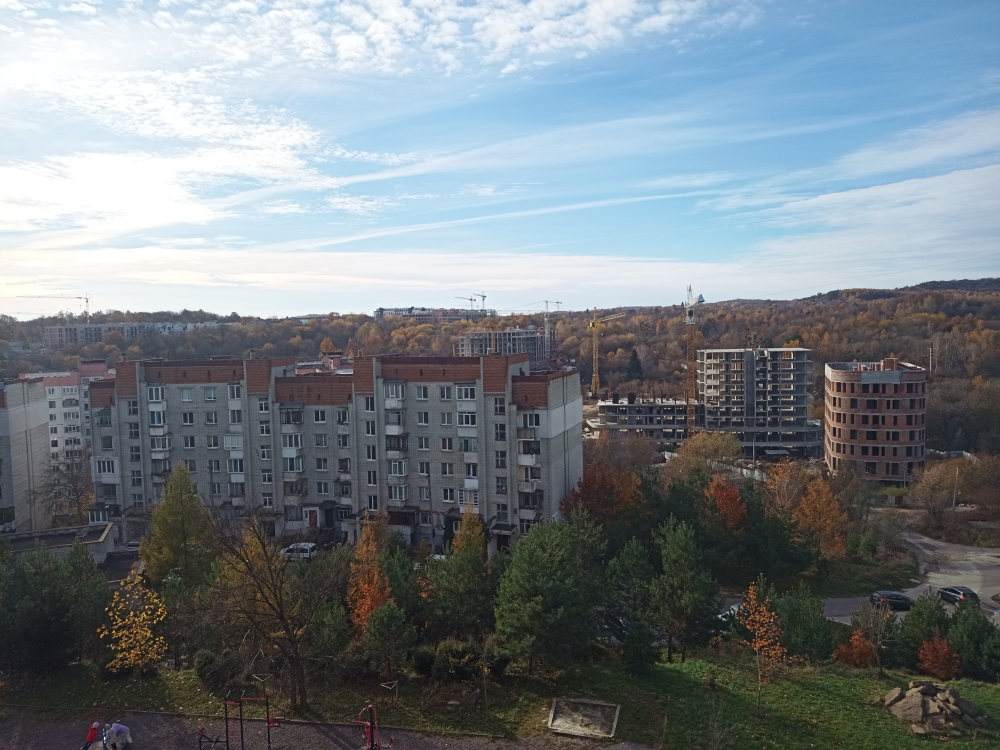
#> input picture CameraCalibration/TestImag1.jpg, 4000 x 3000 px (shown at 1/4 size)
$ python -i ObjectDetectorAlignByKeyPoints.py   (imports and definitions only)
#> lines starting #> are read from the running program, lines starting #| are printed output that depends on the picture; after the words box and inside, x2 and y2 are one past the last pixel; in counts of white or black regions, pixels touching at a corner belong together
import cv2
import numpy as np
import time
import threading
from queue import Queue

# [2 lines not run here, left out]
bitThresh = 40  # Initial threshold value
bitBrightSelector = 0.75 # Initial bright selector value

def dist(a, b):
    return ((a[0] - b[0])**2 + (a[1] - b[1])**2)**0.5

# [43 lines left out: functions resize_and_display, get_frame_at_time, not called in this run]

def find_keypoints(image, num_points=5):
    """Find the positions of the num_points lightest and darkest objects."""
    gray = image #cv2.cvtColor(image, cv2.COLOR_BGR2GRAY)

    (minVal, maxVal, minLoc, maxLoc) = cv2.minMaxLoc(gray)

    # Find lightest points (bright objects)
    bitLightThresh = int(bitBrightSelector*(maxVal-minVal)+minVal)
    _, light_thresh = cv2.threshold(gray, bitLightThresh, 255, cv2.THRESH_BINARY)
    light_contours, _ = cv2.findContours(light_thresh, cv2.RETR_EXTERNAL, cv2.CHAIN_APPROX_SIMPLE)


    # Find darkest points (dark objects)
    bitDarkThresh = int((1-bitBrightSelector)*(maxVal-minVal)+minVal)
    _, dark_thresh = cv2.threshold(gray, bitDarkThresh, 255, cv2.THRESH_BINARY_INV)
    dark_contours, _ = cv2.findContours(dark_thresh, cv2.RETR_EXTERNAL, cv2.CHAIN_APPROX_SIMPLE)

    def get_centroids(contours, max_points):
        # Finding the centroids of the contours
        centroids = []
        for cnt in sorted(contours, key=cv2.contourArea, reverse=True)[:max_points]:  # Take largest contours
            M = cv2.moments(cnt)
            if M["m00"] != 0:
                cX = int(M["m10"] / M["m00"])
                cY = int(M["m01"] / M["m00"])
                centroids.append((cX, cY))
        return centroids

    light_points = get_centroids(light_contours, num_points)
    dark_points = get_centroids(dark_contours, num_points)

    return dark_points + light_points  # Combine light and dark points

# [156 lines left out: functions align_images, process_frames, display_frames, detect_changes, not called in this run]

bitBrightSelector = 0.75
# [1 line not run here, left out]

>>> import cv2
>>> picture = cv2.imread('CameraCalibration/TestImag1.jpg', cv2.IMREAD_GRAYSCALE)
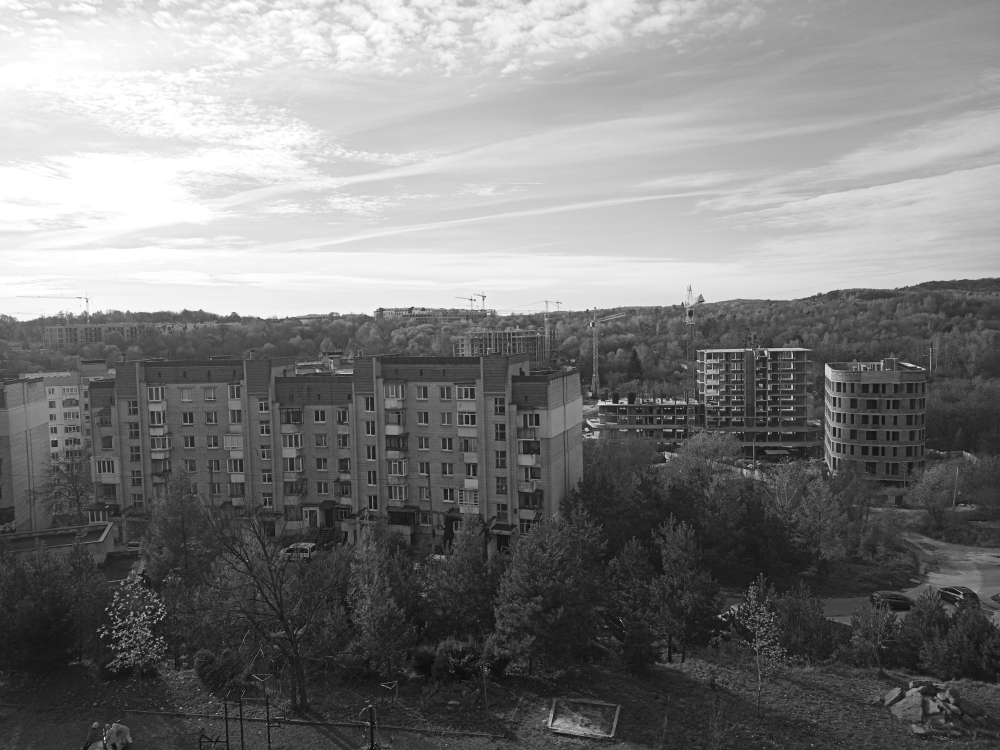
#> picture: shape (3000, 4000) (shown at 1/4 size); min 0, max 255, mean 124.3
>>> result = find_keypoints(picture)
#> in find_keypoints, `(minVal, maxVal, minLoc, maxLoc) = cv2.minMaxLoc(gray)`: minVal = 0; maxVal = 255; minLoc = (354, 2972); maxLoc = (0, 0)
#> in find_keypoints, `bitLightThresh = int(bitBrightSelector*(maxVal-minVal)+minVal)`: bitLightThresh = 191
#> in find_keypoints, `_, light_thresh = cv2.threshold(gray, bitLightThresh, 255, cv2.THRESH_..`:
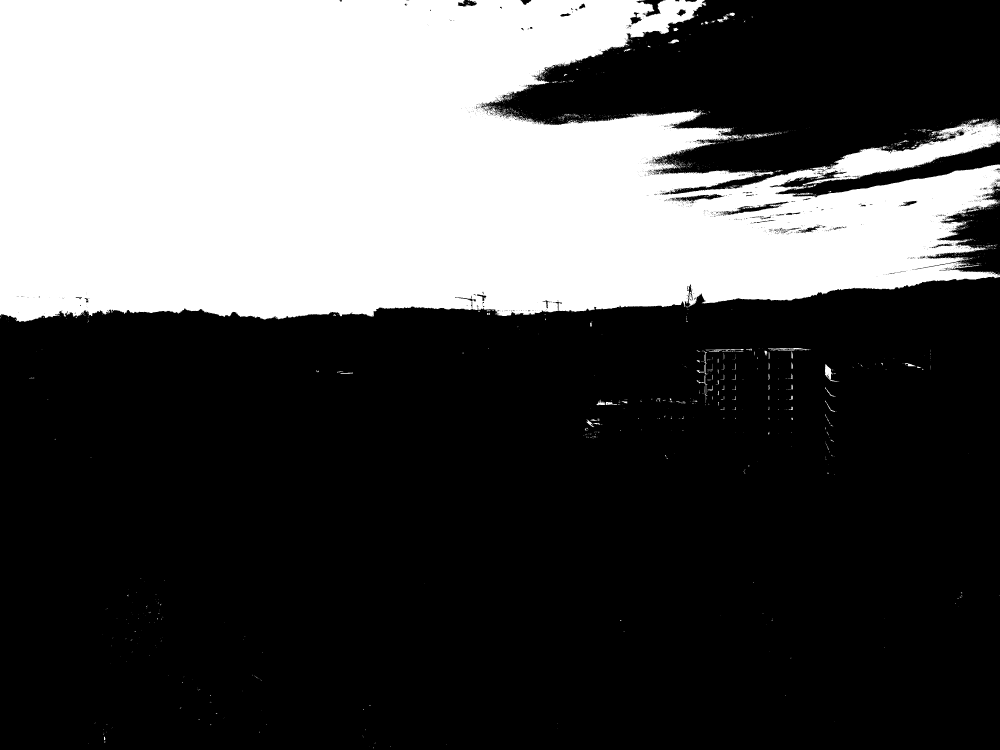
#> light_thresh: shape (3000, 4000) (shown at 1/4 size); 31.8% white; 2665 white regions (2496 under 20 px)
#> in find_keypoints, `light_contours, _ = cv2.findContours(light_thresh, cv2.RETR_EXTERNAL, ..`: light_contours = 2548 contours, 2451 with area under 20; largest, box (x1, y1, x2, y2) and area: (0, 0, 4000, 1288) 3801325, (3300, 1457, 3351, 1527) 1046, (3072, 1392, 3211, 1403) 628, (3014, 534, 3070, 553) 344, (2869, 65, 2910, 89) 321
#> in find_keypoints, `bitDarkThresh = int((1-bitBrightSelector)*(maxVal-minVal)+minVal)`: bitDarkThresh = 63
#> in find_keypoints, `_, dark_thresh = cv2.threshold(gray, bitDarkThresh, 255, cv2.THRESH_BI..`:
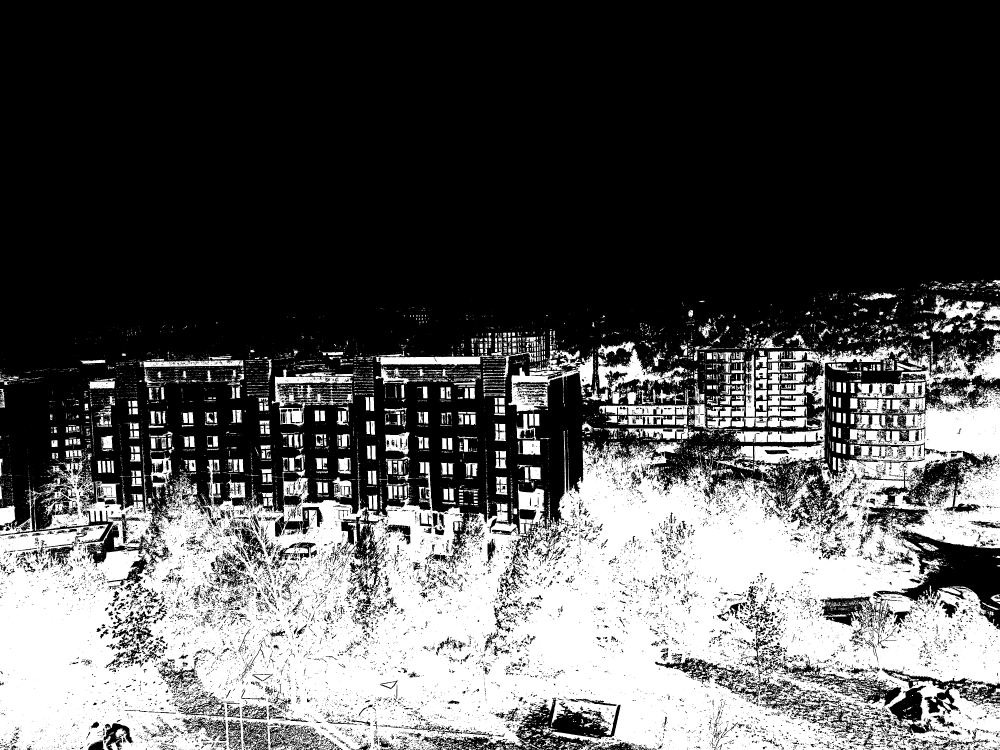
#> dark_thresh: shape (3000, 4000) (shown at 1/4 size); 33.8% white; 14729 white regions (12806 under 20 px)
#> in find_keypoints, `dark_contours, _ = cv2.findContours(dark_thresh, cv2.RETR_EXTERNAL, cv..`: dark_contours = 11276 contours, 10114 with area under 20; largest, box (x1, y1, x2, y2) and area: (0, 1529, 4000, 3000) 4037862, (2034, 1400, 2373, 1651) 32633, (3592, 1332, 4000, 1570) 24896, (1087, 1478, 1411, 1710) 22310, (3124, 1376, 3624, 1636) 21366
#> the loop in get_centroids, `for cnt in sorted(contours, key=cv2.contourArea, reverse=True)[:max_po..` made 5 passes
#> (cX, cY) on passes 1 to 5: (1607, 679), (3313, 1490), (3146, 1396), (3039, 541), (2890, 76)
#> after the loop in get_centroids, `for cnt in sorted(contours, key=cv2.contourArea, reverse=True)[:max_po..`: centroids = [(1607, 679), (3313, 1490), (3146, 1396), (3039, 541), (2890, 76)]
#> in find_keypoints, `light_points = get_centroids(light_contours, num_points)`: light_points has the same summary as centroids in get_centroids
#> the loop in get_centroids (call 2), `for cnt in sorted(contours, key=cv2.contourArea, reverse=True)[:max_po..` made 5 passes
#> (cX, cY) on passes 1 to 5: (2075, 2447), (2193, 1522), (3840, 1468), (1219, 1579), (3337, 1471)
#> in find_keypoints, `dark_points = get_centroids(dark_contours, num_points)`: dark_points = [(2075, 2447), (2193, 1522), (3840, 1468), (1219, 1579), (3337, 1471)]
#> result = [(2075, 2447), (2193, 1522), (3840, 1468), (1219, 1579), (3337, 1471), (1607, 679), (3313, 1490), (3146, 1396), (3039, 541), (2890, 76)]

$ run again, on CameraCalibration/TestImag3.jpg
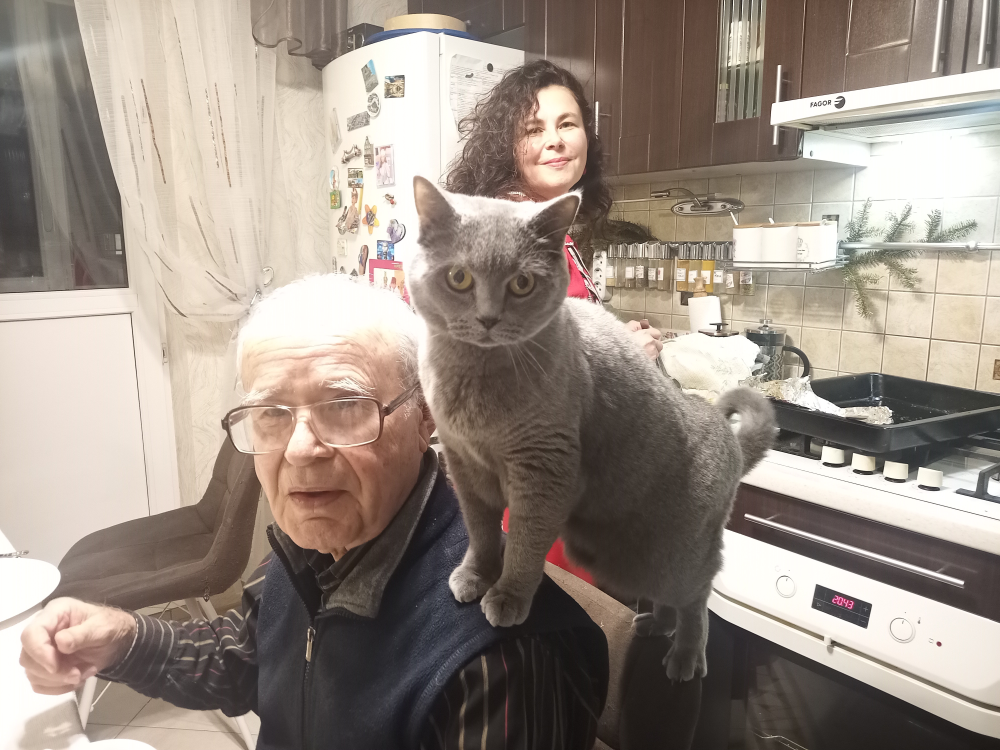
#> input picture CameraCalibration/TestImag3.jpg, 4000 x 3000 px (shown at 1/4 size)
#> minVal = 0; maxVal = 255; minLoc = (2967, 1); maxLoc = (2933, 0)
#> bitLightThresh = 191
#> in find_keypoints, `_, light_thresh = cv2.threshold(gray, bitLightThresh, 255, cv2.THRESH_..`:
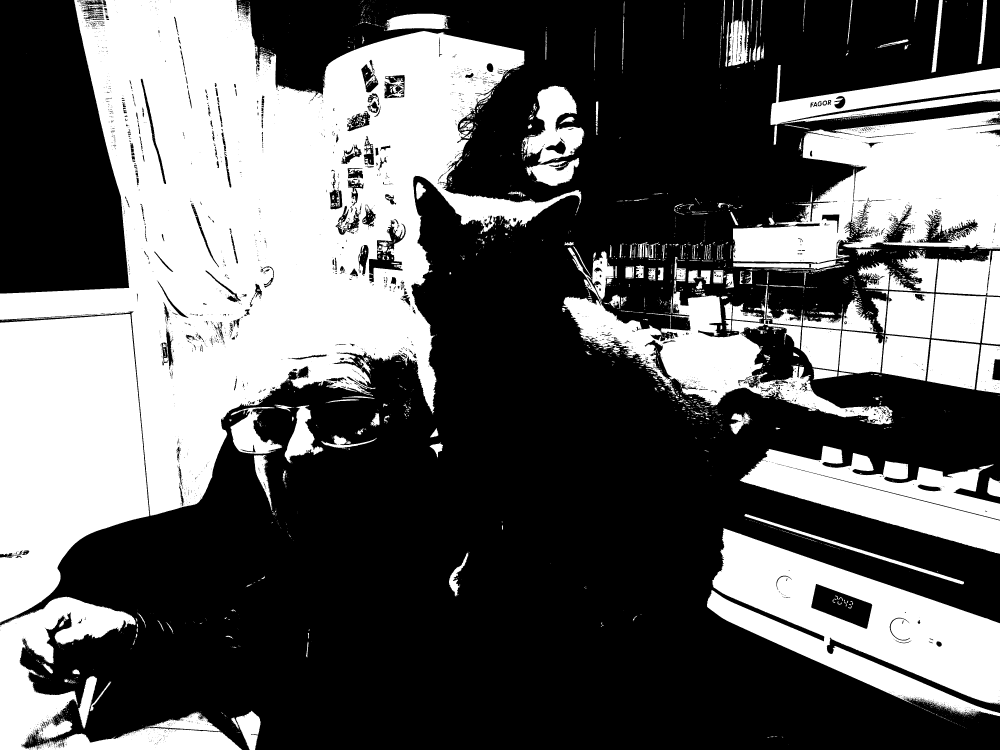
#> light_thresh: shape (3000, 4000) (shown at 1/4 size); 38.2% white; 3825 white regions (3199 under 20 px)
#> light_contours = 3375 contours, 3036 with area under 20; largest, box (x1, y1, x2, y2) and area: (0, 0, 2325, 2063) 2101846, (0, 1256, 597, 2490) 548930, (2828, 2113, 4000, 2865) 426618, (2932, 444, 4000, 1054) 399228, (2959, 1783, 4000, 2215) 203483
#> bitDarkThresh = 63
#> in find_keypoints, `_, dark_thresh = cv2.threshold(gray, bitDarkThresh, 255, cv2.THRESH_BI..`:
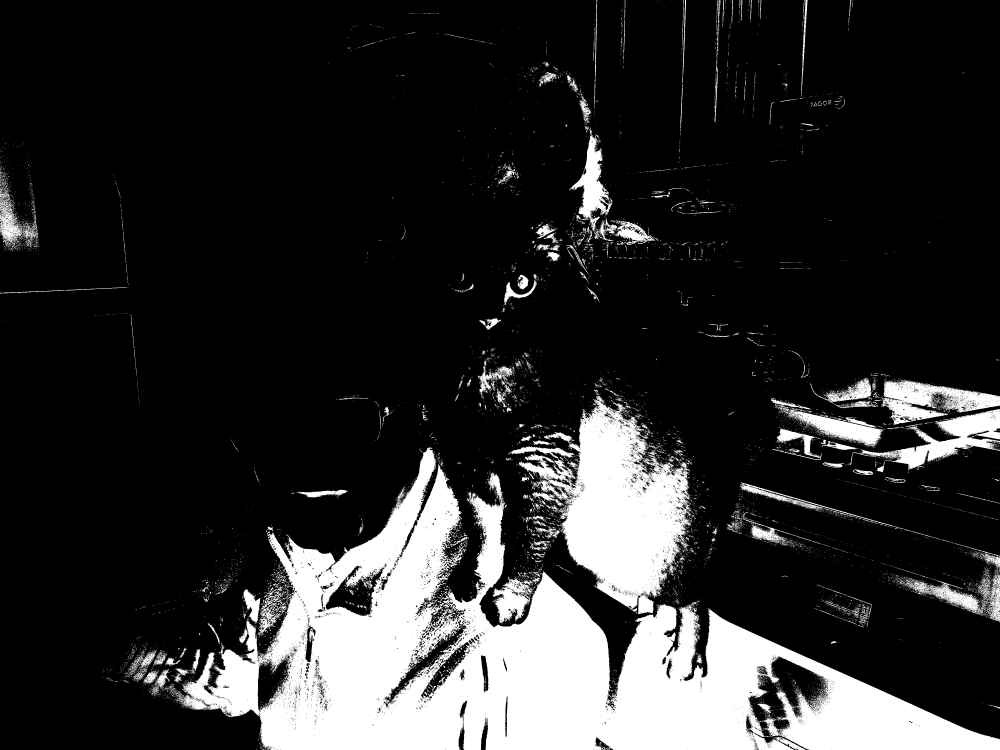
#> dark_thresh: shape (3000, 4000) (shown at 1/4 size); 17.6% white; 17107 white regions (16230 under 20 px)
#> dark_contours = 16108 contours, 15687 with area under 20; largest, box (x1, y1, x2, y2) and area: (706, 1788, 4000, 3000) 1542826, (2075, 1582, 2765, 2457) 292352, (3521, 1519, 4000, 1698) 43738, (3398, 1636, 4000, 1881) 43658, (2276, 513, 2449, 926) 22584
#> the loop in get_centroids, `for cnt in sorted(contours, key=cv2.contourArea, reverse=True)[:max_po..` made 5 passes
#> (cX, cY) on passes 1 to 5: (1063, 851), (257, 1782), (3439, 2496), (3582, 765), (3547, 1979)
#> after the loop in get_centroids, `for cnt in sorted(contours, key=cv2.contourArea, reverse=True)[:max_po..`: centroids = [(1063, 851), (257, 1782), (3439, 2496), (3582, 765), (3547, 1979)]
#> light_points has the same summary as centroids in get_centroids
#> the loop in get_centroids (call 2), `for cnt in sorted(contours, key=cv2.contourArea, reverse=True)[:max_po..` made 5 passes
#> (cX, cY) on passes 1 to 5: (2070, 2658), (2477, 2031), (3723, 1601), (3799, 1756), (2370, 740)
#> dark_points = [(2070, 2658), (2477, 2031), (3723, 1601), (3799, 1756), (2370, 740)]
#> result = [(2070, 2658), (2477, 2031), (3723, 1601), (3799, 1756), (2370, 740), (1063, 851), (257, 1782), (3439, 2496), (3582, 765), (3547, 1979)]
